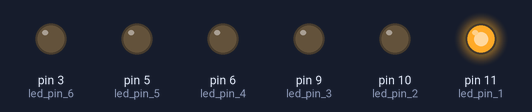
A sketch run on a simulated Arduino Uno, built with avr-gcc and run on an emulated ATmega328P. On the bench: output pins drawn as LEDs (lit = HIGH).

Above: at 0.05 s.
At 0.2 s:
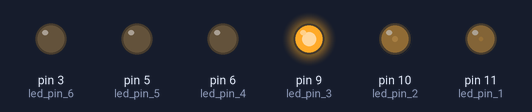
At 0.4 s:
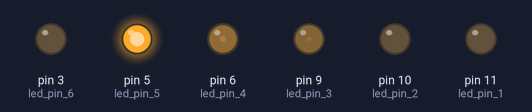
At 0.6 s:
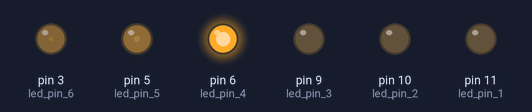
At 0.8 s:
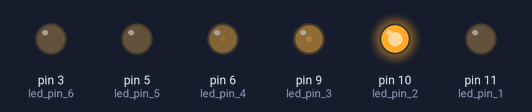
Timing chart, 0 to 3.0 s (numbered marks = the images above):
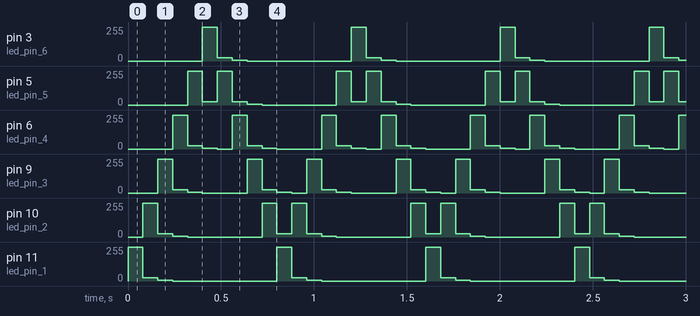

Measured:
- by itself, pin 3 (led_pin_6), pin 11 (led_pin_1): repeats every 0.80 s: 25/255 0.08 s, 5/255 0.08 s, 0/255 0.56 s, 255/255 0.08 s
- by itself, pin 5 (led_pin_5): repeats every 0.80 s: 25/255 0.08 s, 255/255 0.08 s, 25/255 0.08 s, 5/255 0.08 s, 0/255 0.40 s, 255/255 0.08 s
- by itself, pin 10 (led_pin_2): repeats every 0.80 s: 25/255 0.08 s, 5/255 0.08 s, 0/255 0.40 s, 255/255 0.08 s, 25/255 0.08 s, 255/255 0.08 s
- by itself, pin 6 (led_pin_4): repeats every 0.80 s: 25/255 0.08 s, 5/255 0.08 s, 0/255 0.08 s, 255/255 0.08 s, 25/255 0.08 s, 5/255 0.08 s, 0/255 0.24 s, 255/255 0.08 s
- by itself, pin 9 (led_pin_3): repeats every 0.80 s: 25/255 0.08 s, 5/255 0.08 s, 0/255 0.24 s, 255/255 0.08 s, 25/255 0.08 s, 5/255 0.08 s, 0/255 0.08 s, 255/255 0.08 s

The sketch:

larson_scanner.ino
```cpp
const int led_pin_1 = 11;
const int led_pin_2 = 10;
const int led_pin_3 = 9;
const int led_pin_4 = 6;
const int led_pin_5 = 5;
const int led_pin_6 = 3;

int brightness_mid = 255;
int brightness_sides = 25;
int led_off = 0;

int led_array[] = {led_pin_1, led_pin_2, led_pin_3, led_pin_4, led_pin_5, led_pin_6};
const size_t len = sizeof(led_array)/sizeof(led_array[0]); // Determine the size of the array in bytes and then divide by the size of one element (4 bytes)

int wait = 80;

void setup() {
  Serial.begin(9600);
  pinMode(led_pin_1, OUTPUT);
  pinMode(led_pin_2, OUTPUT);
  pinMode(led_pin_3, OUTPUT);
  pinMode(led_pin_4, OUTPUT);
  pinMode(led_pin_5, OUTPUT);
  pinMode(led_pin_6, OUTPUT);
}

void loop() {
  // Animation loop
  for (int i = 0; i < len; i++) {
    // The following conditions are written in the order in which the animation runs
    analogWrite(led_array[i], brightness_mid); // Turns on the main LED with full brightness.
    if (i > 2) analogWrite(led_array[i-3], led_off); // First checks if there is a LED that can be turned off. If so, it turns it off.
    if (i > 1) analogWrite(led_array[i-2], brightness_sides-20); // First checks if there is a LED that can be turned on as a side LED with a brightness of 5.
    if (i == 0) analogWrite(led_array[i+3], led_off); // Turns off LEDs lit in the previous iteration to improve animation smoothness.
    if (i == 1) analogWrite(led_array[i+1], led_off); // Turns off LEDs lit in the previous iteration to improve animation smoothness.
    if (i > 0) analogWrite(led_array[i-1], brightness_sides); // First checks if there is a LED that can be turned on as a side LED with a brightness of 25.
    // The following lines were intended to create a shadow on both sides of the brightest LED, but it should only be on one side, like with bulbs.
    // if (i < len - 1) analogWrite(led_array[i+1], brightness_sides); // First checks if there is a LED that can be turned on as a side LED with a brightness of 25.
    // if (i < len - 2) analogWrite(led_array[i+2], brightness_sides-20); // First checks if there is a LED that can be turned on as a side LED with a brightness of 5.
    // if (i < len - 3) analogWrite(led_array[i+3], led_off); // First checks if there is a LED that can be turned off. If so, it turns it off.
    if (i < len-1) {
      delay(wait);
    } else reverseArr(0, len-1, led_array); // Reverses the array after the last iteration of the loop to make the animation go in the other direction.
  }
}

// Reverses the array
void reverseArr(int start, int end, int arr[]) {
  if (start >= end) {
    return;
  }

  int c = arr[start];
  arr[start] = arr[end];
  arr[end] = c;
  reverseArr(start+1, end-1, arr);
}

// Helper function for debugging the array values
void printArray(int arr[], size_t arr_size) {
  for (int i = 0; i < arr_size; i++) {
    Serial.print("Value at position ");
    Serial.print(i);
    Serial.print(" is: ");
    Serial.println(arr[i]);
  }
}
```
